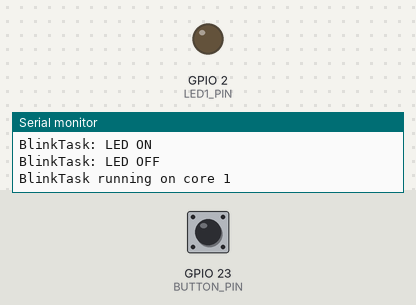
A sketch run on a simulated ESP32. Parts: output pins drawn as LEDs (lit = HIGH), the last lines printed to the serial monitor. Inputs (shaded band) come from the test bench; at power-on: GPIO 23 (BUTTON_PIN) HIGH.

Above: at 1.2 s.
1.3 s: GPIO 23 (BUTTON_PIN) pulled LOW for 0.15 s
At 2.2 s:
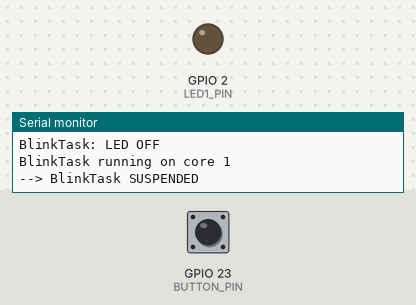
2.9 s: GPIO 23 (BUTTON_PIN) pulled LOW for 1 s
At 3.7 s:
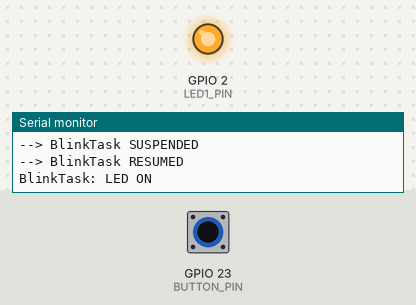
5.9 s: GPIO 23 (BUTTON_PIN) pulled LOW for 3.2 s
At 7.1 s:
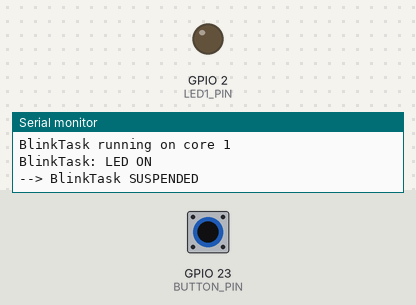
Timing chart, 0 to 8.9 s (numbered marks = the images above; inputs shaded):
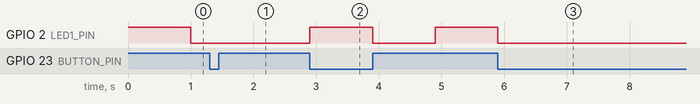

The sketch:

suspend_task_better.ino
```cpp
/*
  Modified FreeRTOS Button & Blink Example
*/
#define LED1_PIN 2
#define BUTTON_PIN 23

// Task handles
TaskHandle_t BlinkTaskHandle = NULL;
TaskHandle_t ControlTaskHandle = NULL;

// Volatile variables for ISR
volatile uint32_t lastInterruptTime = 0;
const uint32_t debounceDelay = 200; // Increased slightly for physical buttons

void IRAM_ATTR buttonISR() {
  uint32_t currentTime = millis();
  if (currentTime - lastInterruptTime < debounceDelay) {
    return;
  }
  lastInterruptTime = currentTime;

  // Notify the Control Task from the ISR
  BaseType_t xHigherPriorityTaskWoken = pdFALSE;
  vTaskNotifyGiveFromISR(ControlTaskHandle, &xHigherPriorityTaskWoken);

  if (xHigherPriorityTaskWoken) {
    portYIELD_FROM_ISR();
  }
}

// Dedicated task to manage the state safely outside the ISR
void ControlTask(void *parameter) {
  bool taskSuspended = false;
  for (;;) {
    // Wait indefinitely for a notification from the ISR
    ulTaskNotifyTake(pdTRUE, portMAX_DELAY);

    taskSuspended = !taskSuspended;

    if (taskSuspended) {
      vTaskSuspend(BlinkTaskHandle);
      // It is now perfectly safe to use Serial.print
      Serial.println("--> BlinkTask SUSPENDED");
      digitalWrite(LED1_PIN, LOW); // Ensure LED turns off when suspended
    } else {
      vTaskResume(BlinkTaskHandle);
      Serial.println("--> BlinkTask RESUMED");
    }
  }
}

void BlinkTask(void *parameter) {
  for (;;) {
    digitalWrite(LED1_PIN, HIGH);
    Serial.println("BlinkTask: LED ON");
    vTaskDelay(1000 / portTICK_PERIOD_MS);

    digitalWrite(LED1_PIN, LOW);
    Serial.println("BlinkTask: LED OFF");
    Serial.print("BlinkTask running on core ");
    Serial.println(xPortGetCoreID());
    vTaskDelay(1000 / portTICK_PERIOD_MS);
  }
}

void setup() {
  Serial.begin(115200);

  pinMode(LED1_PIN, OUTPUT);
  pinMode(BUTTON_PIN, INPUT_PULLUP);

  // Create the Control Task first so its handle is valid for the ISR
  xTaskCreatePinnedToCore(
    ControlTask,
    "ControlTask",
    2048,
    NULL,
    2,                  // Higher priority than BlinkTask to handle button promptly
    &ControlTaskHandle,
    1
  );

  // Create the Blink Task
  xTaskCreatePinnedToCore(
    BlinkTask,
    "BlinkTask",
    2048,              // Reduced stack size (10000 was excessively high for a simple blink)
    NULL,
    1,
    &BlinkTaskHandle,
    1
  );

  attachInterrupt(digitalPinToInterrupt(BUTTON_PIN), buttonISR, FALLING);
}

void loop() {
  // Empty
}
```

Measured:
- after the input at 1.3 s, GPIO 2 (LED1_PIN): stays LOW (without the input it goes to HIGH after 0.70 s)
- after the input at 2.9 s, GPIO 2 (LED1_PIN): LOW → HIGH at once, → LOW 1.0 s later, → HIGH 1.0 s later
- after the input at 5.9 s, GPIO 2 (LED1_PIN): goes on until 5.9 s, then stays LOW
